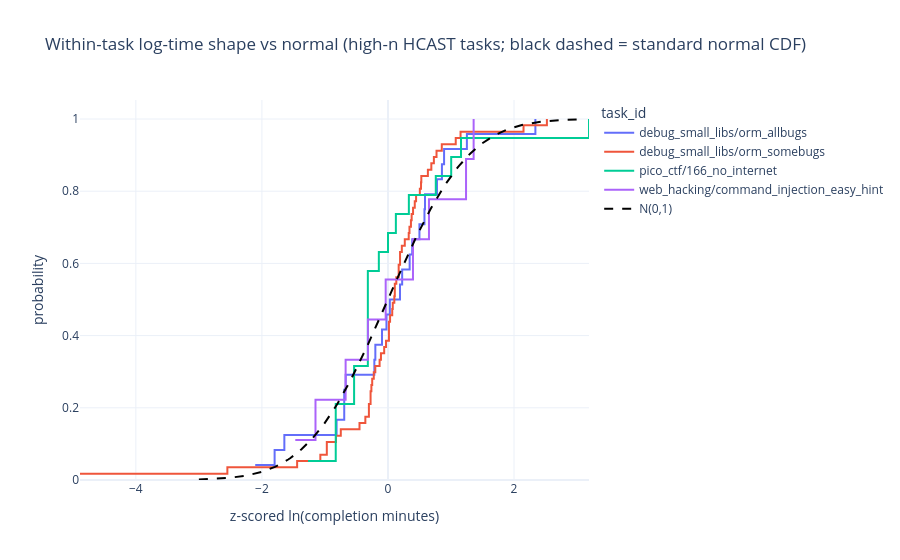

Source (notebook cell):
### Code cell
standardized_log_times = pd.concat([
    task_runs.assign(standardized_log_time=stats.zscore(
        np.log(task_runs["minutes_derived"]), ddof=1))
    for _, task_runs in high_n_hcast_tasks.groupby("task_id")
])
fig = px.ecdf(
    standardized_log_times, x="standardized_log_time", color="task_id",
    title="Within-task log-time shape vs normal (high-n HCAST tasks; "
          "black dashed = standard normal CDF)",
    labels={"standardized_log_time": "z-scored ln(completion minutes)"},
)
normal_grid = np.linspace(-3, 3, 200)
fig.add_scatter(x=normal_grid, y=stats.norm.cdf(normal_grid), mode="lines",
                line=dict(color="black", dash="dash"), name="N(0,1)")
fig.write_image(FIGURES / f"sigma_within_task_normality{SUFFIX}.png", width=900, height=500, scale=2)
show(fig)

### Figure 1 — Plotly figure (JSON) as saved in the notebook; plotly's stock layout.template omitted (floating-point values rounded to 4 significant figures; data arrays with more than 128 entries replaced by an {"elided": "..."} marker saying what was removed)
{"data": [{"hovertemplate": "task_id=debug_small_libs/orm_allbugs<br>z-scored ln(completion minutes)=%{x}<br>probability=%{y}<extra></extra>", "legendgroup": "debug_small_libs/orm_allbugs", "line": {"dash": "solid", "shape": "hv"}, "marker": {"color": "#636efa", "symbol": "circle"}, "mode": "lines", "name": "debug_small_libs/orm_allbugs", "orientation": "v", "showlegend": true, "type": "scatter", "x": [-2.106, -1.798, -1.644, -0.8152, -0.6939, -0.6939, -0.6709, -0.2161, -0.2002, -0.09437, -0.02377, 0.03004, 0.1908, 0.2252, 0.3441, 0.3847, 0.4993, 0.5791, 0.5877, 0.7777, 0.8562, 0.8904, 1.252, 2.339], "xaxis": "x", "y": [0.04167, 0.08333, 0.125, 0.1667, 0.2083, 0.25, 0.2917, 0.3333, 0.375, 0.4167, 0.4583, 0.5, 0.5417, 0.5833, 0.625, 0.6667, 0.7083, 0.75, 0.7917, 0.8333, 0.875, 0.9167, 0.9583, 1.0], "yaxis": "y"}, {"hovertemplate": "task_id=debug_small_libs/orm_somebugs<br>z-scored ln(completion minutes)=%{x}<br>probability=%{y}<extra></extra>", "legendgroup": "debug_small_libs/orm_somebugs", "line": {"dash": "solid", "shape": "hv"}, "marker": {"color": "#EF553B", "symbol": "circle"}, "mode": "lines", "name": "debug_small_libs/orm_somebugs", "orientation": "v", "showlegend": true, "type": "scatter", "x": [-4.886, -2.548, -1.441, -1.073, -0.9701, -0.9701, -0.8242, -0.7483, -0.4516, -0.3587, -0.3025, -0.3025, -0.2758, -0.2758, -0.2628, -0.25, -0.2251, -0.2009, -0.1327, -0.1112, -0.05993, -0.03073, 0.01561, 0.01561, 0.01561, 0.0334, 0.06779, 0.07616, 0.1007, 0.1087, 0.1087, 0.1323, 0.1701, 0.1701, 0.1919, 0.1919, 0.22, 0.267, 0.3294, 0.3413, 0.3646, 0.376, 0.3983, 0.4253, 0.4462, 0.5058, 0.5247, 0.5293, 0.6333, 0.6881, 0.7286, 0.7705, 0.8541, 1.075, 1.152, 2.151, 2.522], "xaxis": "x", "y": [0.01754, 0.03509, 0.05263, 0.07018, 0.08772, 0.1053, 0.1228, 0.1404, 0.1579, 0.1754, 0.193, 0.2105, 0.2281, 0.2456, 0.2632, 0.2807, 0.2982, 0.3158, 0.3333, 0.3509, 0.3684, 0.386, 0.4035, 0.4211, 0.4386, 0.4561, 0.4737, 0.4912, 0.5088, 0.5263, 0.5439, 0.5614, 0.5789, 0.5965, 0.614, 0.6316, 0.6491, 0.6667, 0.6842, 0.7018, 0.7193, 0.7368, 0.7544, 0.7719, 0.7895, 0.807, 0.8246, 0.8421, 0.8596, 0.8772, 0.8947, 0.9123, 0.9298, 0.9474, 0.9649, 0.9825, 1.0], "yaxis": "y"}, {"hovertemplate": "task_id=pico_ctf/166_no_internet<br>z-scored ln(completion minutes)=%{x}<br>probability=%{y}<extra></extra>", "legendgroup": "pico_ctf/166_no_internet", "line": {"dash": "solid", "shape": "hv"}, "marker": {"color": "#00cc96", "symbol": "circle"}, "mode": "lines", "name": "pico_ctf/166_no_internet", "orientation": "v", "showlegend": true, "type": "scatter", "x": [-1.268, -0.8285, -0.8285, -0.8285, -0.5373, -0.5373, -0.3191, -0.3191, -0.3191, -0.3191, -0.3191, -0.1447, 0.0007651, 0.1254, 0.3316, 0.7589, 1.003, 1.159, 3.19], "xaxis": "x", "y": [0.05263, 0.1053, 0.1579, 0.2105, 0.2632, 0.3158, 0.3684, 0.4211, 0.4737, 0.5263, 0.5789, 0.6316, 0.6842, 0.7368, 0.7895, 0.8421, 0.8947, 0.9474, 1.0], "yaxis": "y"}, {"hovertemplate": "task_id=web_hacking/command_injection_easy_hint<br>z-scored ln(completion minutes)=%{x}<br>probability=%{y}<extra></extra>", "legendgroup": "web_hacking/command_injection_easy_hint", "line": {"dash": "solid", "shape": "hv"}, "marker": {"color": "#ab63fa", "symbol": "circle"}, "mode": "lines", "name": "web_hacking/command_injection_easy_hint", "orientation": "v", "showlegend": true, "type": "scatter", "x": [-1.47, -1.15, -0.6717, -0.3176, -0.03618, 0.3969, 0.6506, 1.239, 1.359], "xaxis": "x", "y": [0.1111, 0.2222, 0.3333, 0.4444, 0.5556, 0.6667, 0.7778, 0.8889, 1.0], "yaxis": "y"}, {"line": {"color": "black", "dash": "dash"}, "mode": "lines", "name": "N(0,1)", "type": "scatter", "x": {"elided": "200 float values"}, "y": {"elided": "200 float values"}}], "layout": {"legend": {"title": {"text": "task_id"}, "tracegroupgap": 0}, "title": {"text": "Within-task log-time shape vs normal (high-n HCAST tasks; black dashed = standard normal CDF)"}, "xaxis": {"anchor": "y", "domain": [0.0, 1.0], "title": {"text": "z-scored ln(completion minutes)"}}, "yaxis": {"anchor": "x", "domain": [0.0, 1.0], "rangemode": "tozero", "title": {"text": "probability"}}}}
